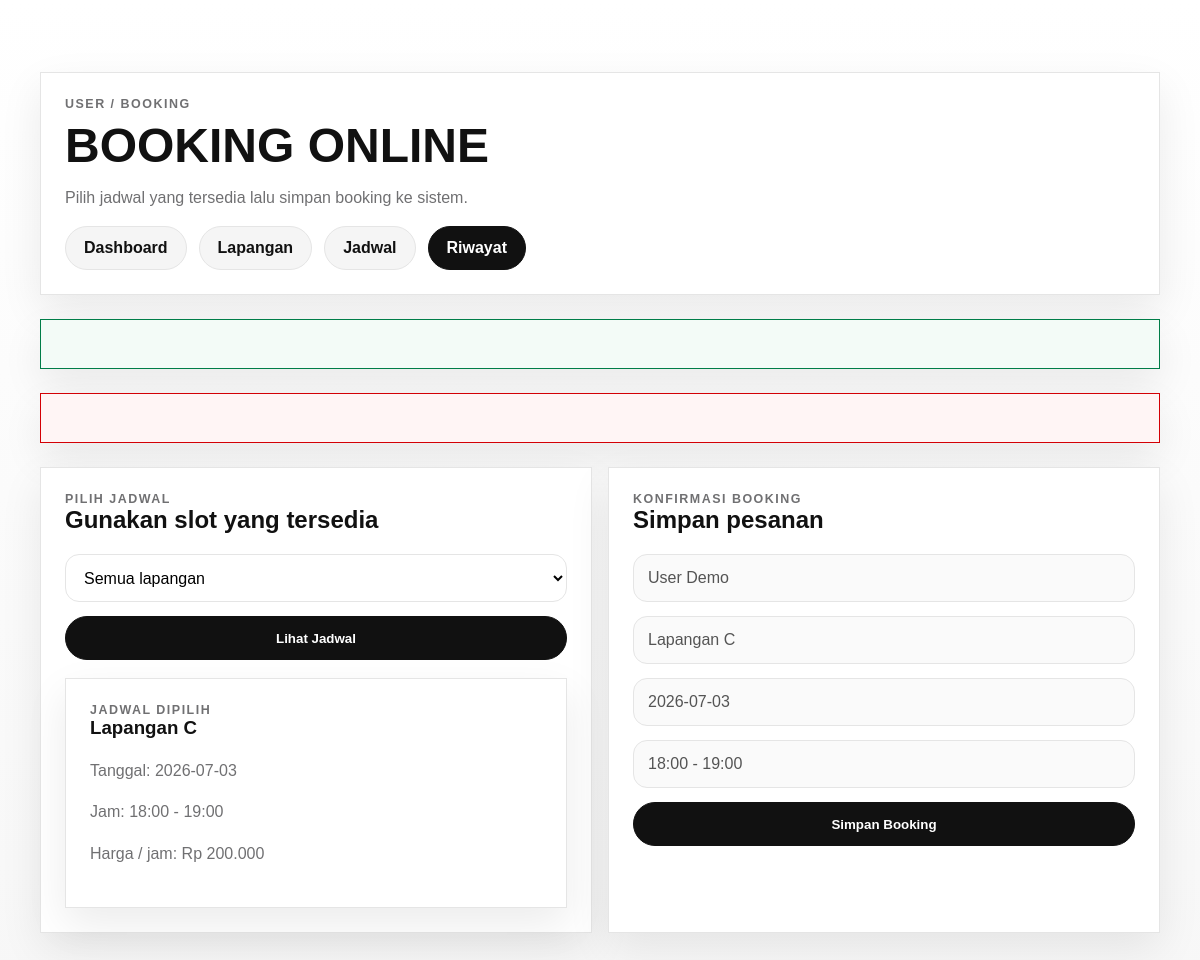
The page /user/booking.php?jadwal_id=5 (signed in) on the database its author committed.
### tables this page shows
CREATE TABLE IF NOT EXISTS jadwal (
  id INT AUTO_INCREMENT PRIMARY KEY,
  lapangan_id INT NOT NULL,
  tanggal DATE NOT NULL,
  jam_mulai TIME NOT NULL,
  jam_selesai TIME NOT NULL,
  status ENUM('tersedia', 'dibooking') NOT NULL DEFAULT 'tersedia',
  CONSTRAINT fk_jadwal_lapangan
    FOREIGN KEY (lapangan_id) REFERENCES lapangan(id)
    ON UPDATE CASCADE
    ON DELETE RESTRICT,
  INDEX idx_jadwal_lapangan_tanggal (lapangan_id, tanggal)
);

CREATE TABLE IF NOT EXISTS lapangan (
  id INT AUTO_INCREMENT PRIMARY KEY,
  nama_lapangan VARCHAR(100) NOT NULL,
  harga_per_jam INT NOT NULL,
  status ENUM('tersedia', 'maintenance') NOT NULL DEFAULT 'tersedia'
);

### includes/session.php (called while the page is built, shortened)
<?php
if (!function_exists('flash_get')) {
    function flash_get(string $key): ?string
    {
        if (!isset($_SESSION['flash'][$key])) {
            return null;
        }
        $message = (string) $_SESSION['flash'][$key];
        return $message;
    }
}

### user/booking.php (the view, shortened to what this page needs)
<?php
require_once __DIR__ . '/../includes/session.php';
require_once __DIR__ . '/../config/koneksi.php';
$message = flash_get('success');
$error = flash_get('error');
$selectedJadwal = null;
$jadwalId = (int) ($_GET['jadwal_id'] ?? ($_POST['jadwal_id'] ?? 0));
if ($jadwalId > 0) {
    $stmt = $pdo->prepare('SELECT j.id, j.lapangan_id, l.nama_lapangan, l.harga_per_jam, j.tanggal, j.jam_mulai, j.jam_selesai, j.status
        FROM jadwal j
        INNER JOIN lapangan l ON l.id = j.lapangan_id
        WHERE j.id = :id LIMIT 1');
    $stmt->execute(['id' => $jadwalId]);
    $selectedJadwal = $stmt->fetch();
}
require_once __DIR__ . '/../includes/header.php';
?>
<div class="container hero">
  <div class="grid" style="gap: 24px;">
    <div class="card">
      <div class="kicker">User / Booking</div>
      <h1 style="font-size: clamp(2rem, 4vw, 3.2rem);">Booking online</h1>
      <p class="muted">Pilih jadwal yang tersedia lalu simpan booking ke sistem.</p>
      <div class="nav">
        <a class="pill secondary" href="dashboard_user.php">Dashboard</a>
        <a class="pill secondary" href="lapangan.php">Lapangan</a>
        <a class="pill secondary" href="jadwal.php">Jadwal</a>
        <a class="pill" href="riwayat.php">Riwayat</a>
      </div>
    </div>
    <?php if ($message !== ''): ?>
      <div class="card" style="border-color: #007d48; color: #007d48; background: #f3fbf7;">
      </div>
    <?php endif; ?>
    <?php if ($error !== ''): ?>
      <div class="card" style="border-color: #d30005; color: #d30005; background: #fff5f5;">
      </div>
    <?php endif; ?>
    <div class="grid two">
      <section class="card">
        <div class="kicker">Pilih Jadwal</div>
        <h2>Gunakan slot yang tersedia</h2>
        <form class="form" method="get" action="jadwal.php">
          <select name="lapangan_id" style="min-height: 48px; padding: 0 14px; border: 1px solid #e5e5e5; border-radius: 14px; font: inherit;">
            <option value="0">Semua lapangan</option>
          </select>
          <button class="button" type="submit">Lihat Jadwal</button>
        </form>
        <?php if ($selectedJadwal): ?>
          <div class="card" style="margin-top: 18px;">
            <div class="kicker">Jadwal Dipilih</div>
            <h3><?php echo htmlspecialchars($selectedJadwal['nama_lapangan'], ENT_QUOTES, 'UTF-8'); ?></h3>
            <p class="muted">Tanggal: <?php echo htmlspecialchars($selectedJadwal['tanggal'], ENT_QUOTES, 'UTF-8'); ?></p>
            <p class="muted">Jam: <?php echo htmlspecialchars(substr($selectedJadwal['jam_mulai'], 0, 5) . ' - ' . substr($selectedJadwal['jam_selesai'], 0, 5), ENT_QUOTES, 'UTF-8'); ?></p>
            <p class="muted">Harga / jam: Rp <?php echo number_format((int) $selectedJadwal['harga_per_jam'], 0, ',', '.'); ?></p>
          </div>
        <?php endif; ?>
      </section>
      <section class="card">
        <div class="kicker">Konfirmasi Booking</div>
        <h2>Simpan pesanan</h2>
        <form class="form" method="post">
          <input type="text" value="<?php echo htmlspecialchars($_SESSION['user_name'] ?? '', ENT_QUOTES, 'UTF-8'); ?>" disabled>
          <input type="text" value="<?php echo htmlspecialchars($selectedJadwal['nama_lapangan'] ?? '-', ENT_QUOTES, 'UTF-8'); ?>" disabled>
          <input type="text" value="<?php echo htmlspecialchars($selectedJadwal['tanggal'] ?? '-', ENT_QUOTES, 'UTF-8'); ?>" disabled>
          <input type="text" value="<?php echo htmlspecialchars(isset($selectedJadwal['jam_mulai']) ? substr($selectedJadwal['jam_mulai'], 0, 5) . ' - ' . substr($selectedJadwal['jam_selesai'], 0, 5) : '-', ENT_QUOTES, 'UTF-8'); ?>" disabled>
          <button class="button" type="submit" <?php echo $selectedJadwal ? '' : 'disabled'; ?>>Simpan Booking</button>
        </form>
      </section>
    </div>
  </div>
</div>
<?php require_once __DIR__ . '/../includes/footer.php'; ?>

### assets/css/style.css (style rules this page uses)
:root { --ink: #111111; --canvas: #ffffff; --soft-cloud: #f5f5f5; --hairline: #e5e5e5; --muted: #707072; --sale: #d30005; --radius: 9999px; --shadow: 0 16px 40px rgba(17, 17, 17, 0.08); --font-sans: Arial, Helvetica, sans-serif; }
* { box-sizing: border-box; }
body { margin: 0; font-family: var(--font-sans); background: linear-gradient(180deg, #ffffff 0%, #f7f7f7 100%); color: var(--ink); }
a { color: inherit; text-decoration: none; }
.container { width: min(1120px, calc(100% - 32px)); margin: 0 auto; }
.nav { display: flex; gap: 12px; flex-wrap: wrap; }
.pill, .button { display: inline-flex; align-items: center; justify-content: center; min-height: 44px; padding: 0 18px; border-radius: var(--radius); border: 1px solid var(--ink); background: var(--ink); color: #fff; font-weight: 700; transition: transform 160ms ease, box-shadow 160ms ease, background-color 160ms ease, color 160ms ease, border-color 160ms ease; }
.button.secondary, .pill.secondary { background: var(--soft-cloud); color: var(--ink); border-color: var(--hairline); }
.hero { padding: 72px 0 56px; }
.card { background: #fff; border: 1px solid var(--hairline); box-shadow: var(--shadow); padding: 24px; transition: transform 180ms ease, box-shadow 180ms ease, border-color 180ms ease; }
.kicker { text-transform: uppercase; letter-spacing: 0.12em; color: var(--muted); font-size: 0.78rem; font-weight: 700; }
h1, h2, h3, p { margin-top: 0; }
h1 { font-size: clamp(2.5rem, 6vw, 5rem); line-height: 0.95; text-transform: uppercase; margin: 12px 0 16px; }
p { line-height: 1.6; color: #2f2f31; }
.grid { display: grid; gap: 16px; }
.grid.two { grid-template-columns: repeat(2, minmax(0, 1fr)); }
.form { display: grid; gap: 14px; }
.form input { width: 100%; min-height: 48px; padding: 0 14px; border: 1px solid var(--hairline); border-radius: 14px; font: inherit; }
.form select { width: 100%; min-height: 48px; padding: 0 14px; border: 1px solid var(--hairline); border-radius: 14px; font: inherit; background: #fff; }
.muted { color: var(--muted); }

### rows shown on the page
jadwal: lapangan.nama_lapangan "Lapangan C", tanggal "2026-07-03", jam_mulai+jam_selesai "18:00 - 19:00", lapangan.harga_per_jam "200.000"
